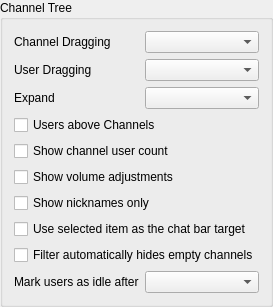
    <widget class="QGroupBox" name="qgbChannel">
     <property name="title">
      <string>Channel Tree</string>
     </property>
     <layout class="QGridLayout" name="gridLayout_2" columnstretch="0,0">
      <item row="8" column="0" colspan="2">
       <widget class="QCheckBox" name="qcbFilterHidesEmptyChannels">
        <property name="text">
         <string>Filter automatically hides empty channels</string>
        </property>
       </widget>
      </item>
      <item row="9" column="0">
       <widget class="QLabel" name="qliPresenceIdleTimeout">
        <property name="toolTip">
         <string>Mark users in the room tree as idle after this many minutes without recent activity.</string>
        </property>
        <property name="text">
         <string>Mark users as idle after</string>
        </property>
        <property name="buddy">
         <cstring>qcbPresenceIdleTimeout</cstring>
        </property>
       </widget>
      </item>
      <item row="9" column="1">
       <widget class="MUComboBox" name="qcbPresenceIdleTimeout">
        <property name="toolTip">
         <string>Choose how long a user can stay inactive before the room tree marks them as idle.</string>
        </property>
        <property name="accessibleName">
         <string>Presence idle timeout</string>
        </property>
       </widget>
      </item>
      <item row="2" column="1">
       <widget class="MUComboBox" name="qcbExpand">
        <property name="toolTip">
         <string>When to automatically expand channels</string>
        </property>
        <property name="whatsThis">
         <string>This sets which channels to automatically expand. &lt;i&gt;None&lt;/i&gt; and &lt;i&gt;All&lt;/i&gt; will expand no or all channels, while &lt;i&gt;Only with users&lt;/i&gt; will expand and collapse channels as users join and leave them.</string>
        </property>
        <property name="accessibleName">
         <string>Channel expand mode</string>
        </property>
       </widget>
      </item>
      <item row="1" column="1">
       <widget class="MUComboBox" name="qcbUserDrag">
        <property name="toolTip">
         <string>This changes the behavior when moving users.</string>
        </property>
        <property name="whatsThis">
         <string>This sets the behavior of user drags; it can be used to prevent accidental dragging. &lt;i&gt;Move&lt;/i&gt; moves the user without prompting. &lt;i&gt;Do Nothing&lt;/i&gt; does nothing and prints an error message. &lt;i&gt;Ask&lt;/i&gt; uses a message box to confirm if you really wanted to move the user.</string>
        </property>
        <property name="accessibleName">
         <string>User dragging mode</string>
        </property>
       </widget>
      </item>
      <item row="1" column="0">
       <widget class="QLabel" name="qliUserDrag">
        <property name="text">
         <string>User Dragging</string>
        </property>
        <property name="buddy">
         <cstring>qcbUserDrag</cstring>
        </property>
       </widget>
      </item>
      <item row="0" column="0">
       <widget class="QLabel" name="qliChannelDrag">
        <property name="text">
         <string>Channel Dragging</string>
        </property>
        <property name="buddy">
         <cstring>qcbChannelDrag</cstring>
        </property>
       </widget>
      </item>
      <item row="7" column="0" colspan="2">
       <widget class="QCheckBox" name="qcbChatBarUseSelection">
        <property name="text">
         <string>Use selected item as the chat bar target</string>
        </property>
       </widget>
      </item>
      <item row="2" column="0">
       <widget class="QLabel" name="qliExpand">
        <property name="text">
         <string>Expand</string>
        </property>
        <property name="buddy">
         <cstring>qcbExpand</cstring>
        </property>
       </widget>
      </item>
      <item row="4" column="0" colspan="2">
       <widget class="QCheckBox" name="qcbShowUserCount">
        <property name="toolTip">
         <string>Show number of users in each channel</string>
        </property>
        <property name="text">
         <string>Show channel user count</string>
        </property>
       </widget>
      </item>
      <item row="0" column="1">
       <widget class="MUComboBox" name="qcbChannelDrag">
        <property name="toolTip">
         <string>This changes the behavior when moving channels.</string>
        </property>
        <property name="whatsThis">
         <string>This sets the behavior of channel drags; it can be used to prevent accidental dragging. &lt;i&gt;Move&lt;/i&gt; moves the channel without prompting. &lt;i&gt;Do Nothing&lt;/i&gt; does nothing and prints an error message. &lt;i&gt;Ask&lt;/i&gt; uses a message box to confirm if you really wanted to move the channel.</string>
        </property>
        <property name="accessibleName">
         <string>Channel dragging mode</string>
        </property>
       </widget>
      </item>
      <item row="3" column="0" colspan="2">
       <widget class="QCheckBox" name="qcbUsersTop">
        <property name="toolTip">
         <string>List users above subchannels (requires restart).</string>
        </property>
        <property name="whatsThis">
         <string>&lt;b&gt;If set, users will be shown above subchannels in the channel view.&lt;/b&gt;&lt;br /&gt;A restart of Mumble is required to see the change.</string>
        </property>
        <property name="text">
         <string>Users above Channels</string>
        </property>
       </widget>
      </item>
      <item row="5" column="0" colspan="2">
       <widget class="QCheckBox" name="qcbShowVolumeAdjustments">
        <property name="toolTip">
         <string>Show the local volume adjustment for each user (if any).</string>
        </property>
        <property name="text">
         <string>Show volume adjustments</string>
        </property>
       </widget>
      </item>
      <item row="6" column="0" colspan="2">
       <widget class="QCheckBox" name="qcbShowNicknamesOnly">
        <property name="toolTip">
         <string>Hide the username for each user if they have a nickname.</string>
        </property>
        <property name="text">
         <string>Show nicknames only</string>
        </property>
       </widget>
      </item>
     </layout>
    </widget>
